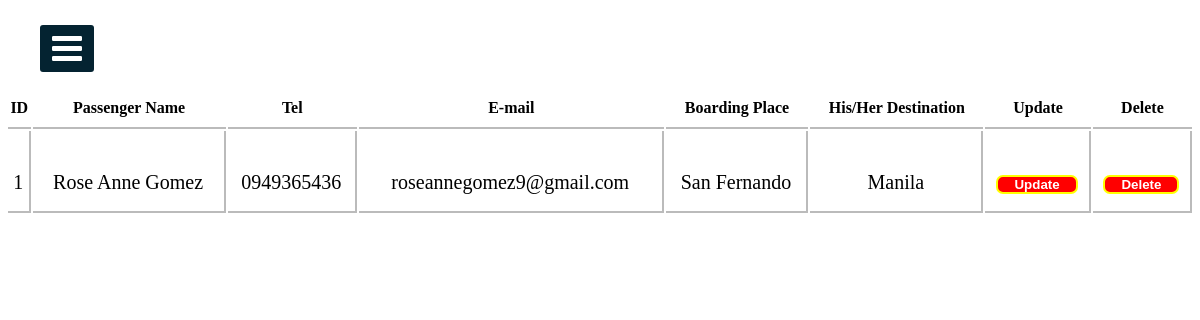
The app's page /BookingManage.php with its own data.
### tables this page shows
CREATE TABLE `booking` (
  `id` int(11) NOT NULL,
  `passenger_name` varchar(255) NOT NULL,
  `telephone` varchar(255) NOT NULL,
  `email` varchar(255) NOT NULL,
  `boarding_place` varchar(255) NOT NULL,
  `Your_destination` varchar(255) NOT NULL
);

### BookingManage.php (the view, shortened to what this page needs)
<?php include("connection.php")?>
<!DOCTYPE html>
<html>
<head>
  <link rel="stylesheet" href="https://cdnjs.cloudflare.com/ajax/libs/font-awesome/4.7.0/css/font-awesome.min.css">
<link rel="stylesheet" href="cssfile/sidebar.css">
</head>
<body>
  <label for="check">
<i class="fa fa-bars" id="btn"></i>
  </label>
<div class="sidebar2">
    <h1 class="adminTopic">Booking Peoples...</h1>
<?php
    $sqlget="SELECT * FROM booking";
    $sqldata=mysqli_query($conn,$sqlget) or die('error getting');
    echo "<table>";
    echo "<tr>
      <th>ID</th>
    <th>Passenger Name</th>
    <th>Tel</th>
    <th>E-mail</th>
    <th>Boarding Place</th>
    <th>His/Her Destination</th>
    <th>Update</th>
    <th>Delete</th>
       </tr>";
       while ($row=mysqli_fetch_array($sqldata,MYSQLI_ASSOC))
       {
        echo "<tr><td>";
        echo $row['id'];
        echo "</td><td>";
        echo $row['passenger_name'];
        echo "</td><td>";
        echo $row['telephone'];
        echo "</td><td>";
        echo $row['email'];
        echo "</td><td>";
        echo $row['boarding_place'];
        echo "</td><td>";
        echo $row['Your_destination'];
        echo "</td>";
        ?>
        <td>
        <button style="border:2px solid yellow; border-radius:7px; background-color:red;color:white;">
          <a href="updateBooking.php?id=<?php echo $row['id'];?>">
          Update
          </a>
        </button>
        </td>
         <td>
        <button style="border:2px solid yellow; border-radius:7px; background-color:red;color:white;">
          <a href="deleteBooking.php?id=<?php echo $row['id'];?>">
          Delete
          </a>
        </button>
        </td></tr>
<?php
       }
       echo "</table>";
?>
</div>
</body>
</html>

### cssfile/sidebar.css (style rules this page uses)
* { margin: 0; padding: 0; list-style: none; text-decoration: none; }
label #btn, label #cancle { position: absolute; cursor: pointer; background: #042331; color: #fff; border-radius: 3px; }
label #btn { left: 40px; top: 25px; font-size: 35px; color: #fff; padding: 6px 12px; transition: all 0.5s; }

### BookingManage.php (style rules this page uses)
body { background-image: url("image/1.jpg"); background-position: center; background-size: cover; height: 700px; background-repeat: no-repeat; background-attachment: fixed; }
.adminTopic { text-align: center; color: #fff; }
table { width:99%; border-collapse: separate !important; margin:auto; text-align:center; margin-top:50px; background-color: rgb(255, 255, 255); border-radius: 10px 10px 0px 0px; }
table th { border-bottom:2px solid rgb(187, 187, 187); padding:10px 0px 10px 0px; font-family: "balsamiq_sansitalic" !important; }
table tr td { border-right: 2px solid rgb(187, 187, 187); height: 58px; padding: 22px 0px 0px 0px; font-family: "monospace;" !important; border-bottom: 2px solid rgb(187, 187, 187); font-size: 20px; }
table tr td a { color: white; border-radius: 5px; padding: 6px; text-decoration: none; margin: 10px; font-weight: 700; }
button { padding: 5px 5px 5px 5x; }

### records on screen
booking: id "1", passenger_name "Rose Anne Gomez", telephone "0949365436", email "roseannegomez9@gmail.com", boarding_place "San Fernando", Your_destination "Manila"
